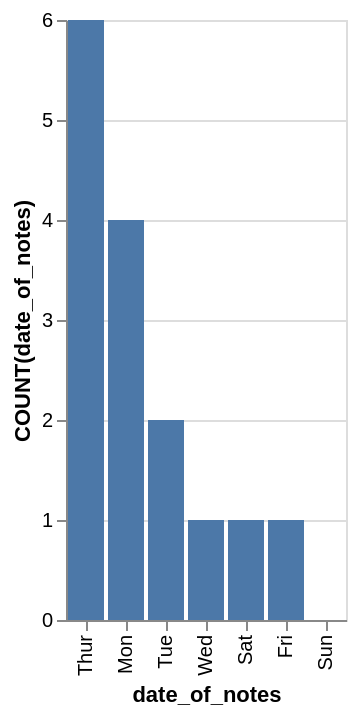

Vega-Lite specification stored for this chart:
### Vega-Lite specification from a JSON file in a GitHub repository (floating-point values rounded to 4 significant figures)
{"data": {"values": [{"x_data": "Thur", "y_data": 6}, {"x_data": "Mon", "y_data": 4}, {"x_data": "Tue", "y_data": 2}, {"x_data": "Wed", "y_data": 1}, {"x_data": "Sat", "y_data": 1}, {"x_data": "Fri", "y_data": 1}, {"x_data": "Sun", "y_data": 0}]}, "mark": "bar", "encoding": {"x": {"field": "x_data", "type": "nominal", "title": "date_of_notes", "sort": {"op": "sum", "field": "y_data", "order": "descending"}}, "y": {"field": "y_data", "type": "quantitative", "title": "COUNT(date_of_notes)"}}}
